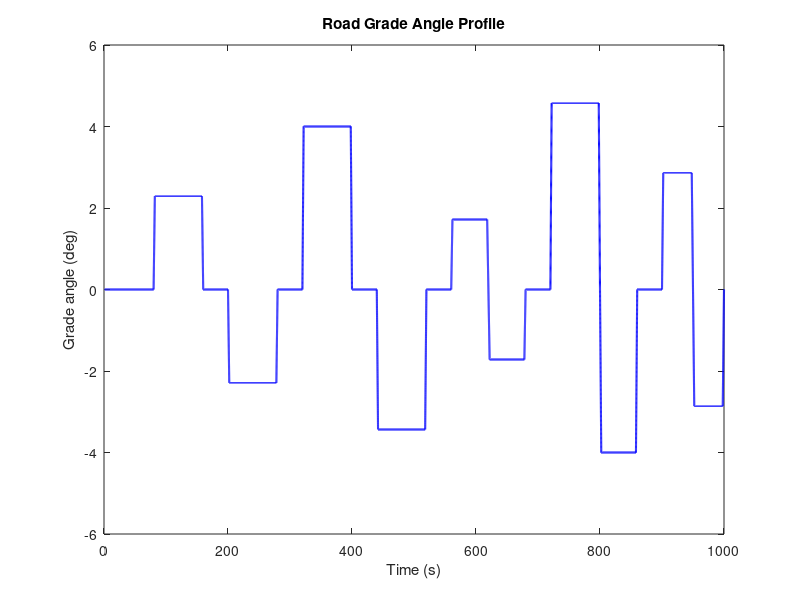

Recreate this plot in MATLAB. (Note: this script raises an error after producing the figure.)
%% Road Grade Angle Profile — Simulink From Workspace
%  Output: alpha [rad] — road angle
%  Positive = uphill, Negative = downhill

dt  = 0.01;
t   = (0:dt:1000)';
N   = length(t);

grade = zeros(N, 1);

% [t_start, t_end, grade_percent/100]
segments = [
      0,     80,    0.00;
     80,    160,    0.04;
    160,    200,    0.00;
    200,    280,   -0.04;
    280,    320,    0.00;
    320,    400,    0.07;
    400,    440,    0.00;
    440,    520,   -0.06;
    520,    560,    0.00;
    560,    620,    0.03;
    620,    680,   -0.03;
    680,    720,    0.00;
    720,    800,    0.08;
    800,    860,   -0.07;
    860,    900,    0.00;
    900,    950,    0.05;
    950,   1000,   -0.05;
];

% Apply segments with 2s ramps
t_ramp = 2.0;
for i = 1:size(segments, 1)
    t_s = segments(i,1);
    t_e = segments(i,2);
    g   = segments(i,3);

    idx_up  = t >= t_s & t < t_s + t_ramp;
    idx_mid = t >= t_s + t_ramp & t <= t_e - t_ramp;
    idx_dn  = t > t_e - t_ramp & t <= t_e;

    grade(idx_up)  = grade(idx_up)  + g * (t(idx_up)  - t_s) / t_ramp;
    grade(idx_mid) = g;
    grade(idx_dn)  = grade(idx_dn)  + g * (t_e - t(idx_dn)) / t_ramp;
end

%% Convert to angle
alpha = atan(grade);               % [rad]

%% Simulink From Workspace struct
alpha_signal.time              = t;
alpha_signal.signals.values    = alpha;
alpha_signal.signals.dimensions = 1;

%% Plot
figure;
plot(t, rad2deg(alpha), 'b-', 'LineWidth', 1.5);
xlabel('Time (s)'); ylabel('Grade angle (deg)');
title('Road Grade Angle Profile');
yline(0,'k--'); grid on;
